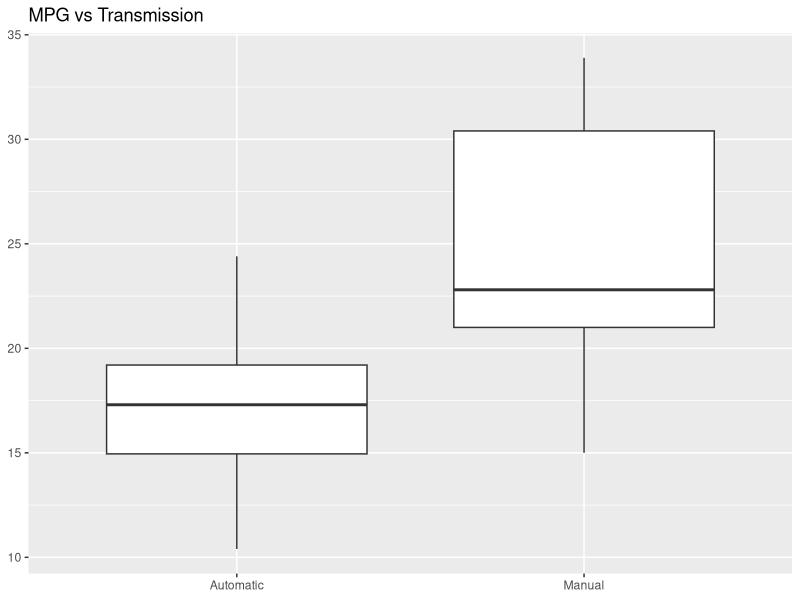
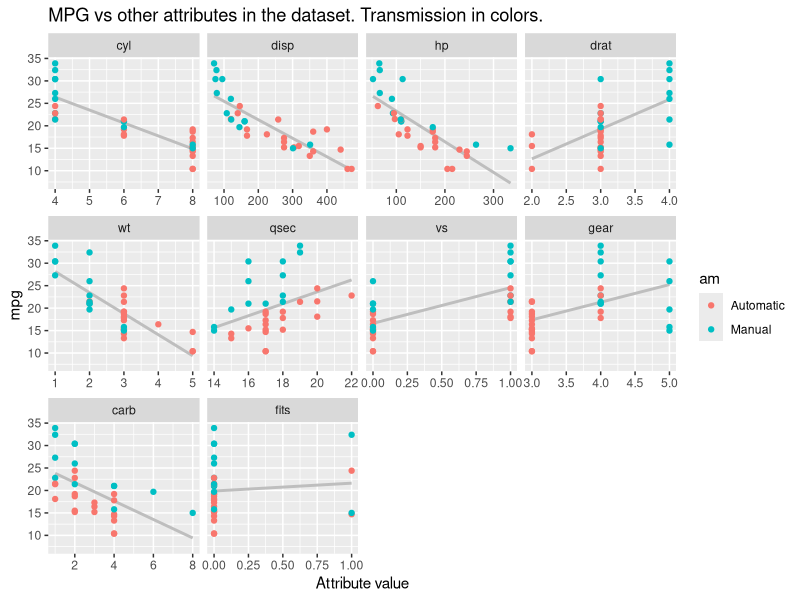
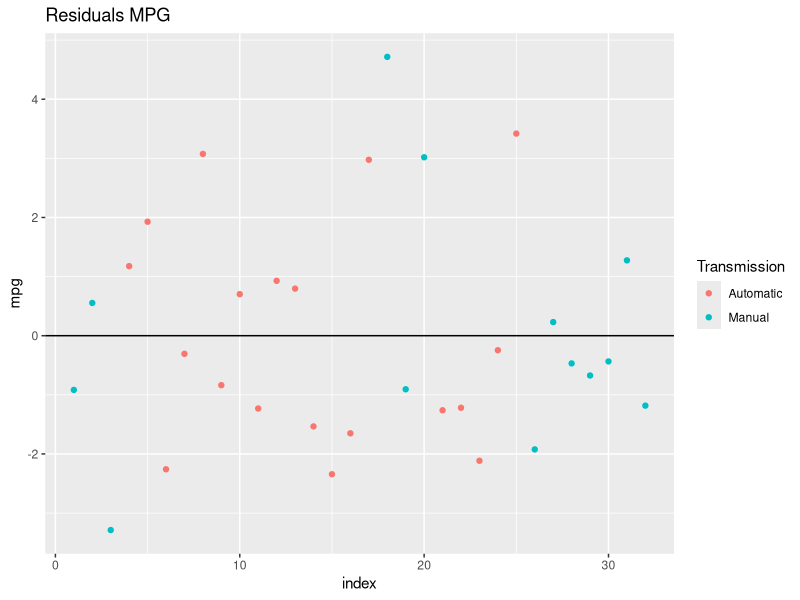

The R script that drew these images, in order:
## ---- chunk 1
knitr::opts_chunk$set(echo = TRUE)
## ---- chunk 2
library(dplyr)
library(ggplot2)
library(reshape2)
library(knitr)
mtdata  <- mutate(mtcars
                  , am = factor(ifelse(am ==  0, "Automatic", "Manual"))
)
## ---- chunk 3
fitwt  <- lm(mpg~wt * am, data = mtdata)
fitwthp  <- lm(mpg~wt* am + hp * am, data = mtdata)
fitwthpqsec  <- lm(mpg~wt * am + hp* am + qsec , data = mtdata)
anova(fitwt, fitwthp, fitwthpqsec)
## ---- chunk 4
mtdata$fits <-dffits(fitwthpqsec) 
kable(mtdata[abs(mtdata$fits)>1, c("mpg", "wt", "hp", "qsec", "fits")])
## ---- chunk 5
results <- cbind(round(summary(fitwthpqsec)$coef[,c(1,4)],3), round(confint(fitwthpqsec),3),
      c("Intercept for automatic", "Weight", "Intercept difference for manual", "Horsepower", "1/4 mile time", "Weight covariate difference for manual", "HP covariate difference for manual"))
colnames(results)[5] <- "Description"
kable(results)
## ---- chunk 6
g <- ggplot(data = mtdata, aes(x = am, y = mpg)) + xlab(NULL) + ylab(NULL) + ggtitle("MPG vs Transmission")
print(g+ geom_boxplot())
## ---- chunk 7
g <-  ggplot(data = melt(mtdata, id=c("mpg", "am")), aes(x = as.integer(value), y = mpg))
g <- g + geom_smooth(method = "lm", se = FALSE, color = "gray") 
g <- g +  geom_point(aes(color = am)) + facet_wrap(~variable, scales="free_x") + ggtitle("MPG vs other attributes in the dataset. Transmission in colors.") + xlab("Attribute value")
print(g)
## ---- chunk 8
g <- ggplot(data = NULL, aes(x = rep(1:32), y = resid(fitwthpqsec))) 
g <- g + geom_point(aes(color=mtdata$am)) 
g <- g + geom_hline(yintercept=0) + ylab("mpg") + xlab("index") + ggtitle("Residuals MPG") +scale_color_discrete(name="Transmission")
print(g)
